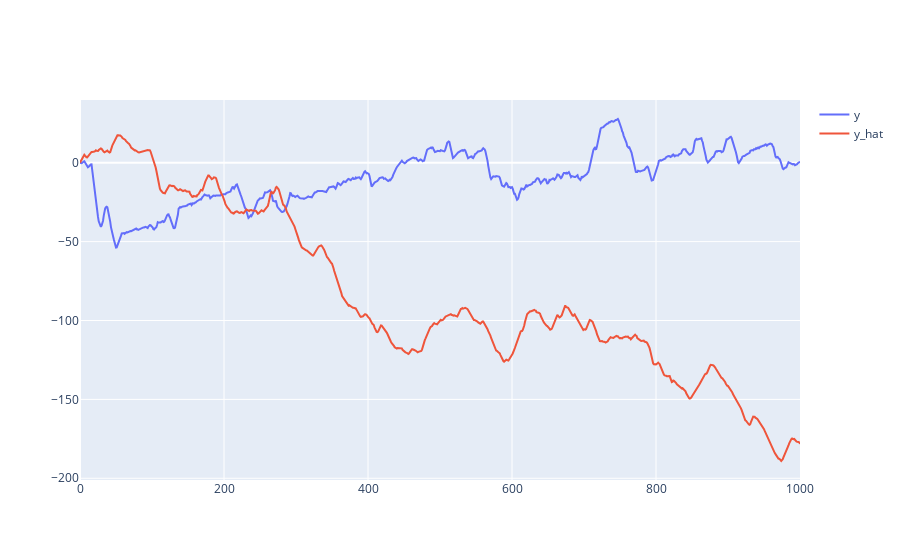

Notebook source saved alongside this figure:
### Code cell
plot_curve_plotly(true=compute_position_from_velocity(Y_long[n, :, 1].data.cpu().numpy()), pred=compute_position_from_velocity(Y_hat2_mean[0, :, 1]))

### Figure 1 — Plotly figure (JSON) as saved in the notebook; plotly's stock layout.template omitted (floating-point values rounded to 4 significant figures; data arrays with more than 128 entries replaced by an {"elided": "..."} marker saying what was removed)
{"data": [{"mode": "lines", "name": "y", "type": "scatter", "y": {"elided": "1001 float values"}}, {"mode": "lines", "name": "y_hat", "type": "scatter", "y": {"elided": "1001 float values"}}], "layout": {}}
